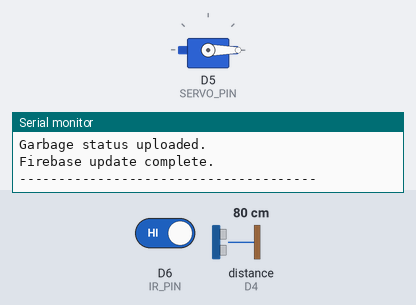
A sketch run on a simulated ESP8266 (NodeMCU). Parts: servo, the last lines printed to the serial monitor. Wiring (inferred from the names in the program): ultrasonic range finder: trigger D3; echo D4. Inputs (shaded band) come from the test bench; at power-on: D6 (IR_PIN) HIGH, distance to the obstacle (sensor on D4) 80 cm. The echo pulse lasts 58.3 µs per cm; WiFi joins after 1.5 s; servers stay silent unless stated.

Above: at 6.6 s.
6.7 s: D6 (IR_PIN) driven LOW
At 7.0 s:
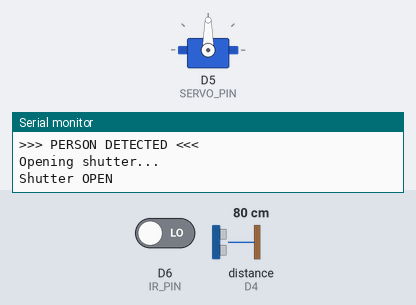
8.2 s: distance to the obstacle (sensor on D4) set to 7 cm
11.2 s: distance to the obstacle (sensor on D4) set to 4 cm
At 13.9 s:
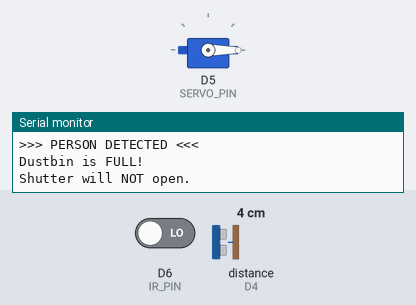
14.2 s: distance to the obstacle (sensor on D4) set to 9 cm
At 15.4 s:
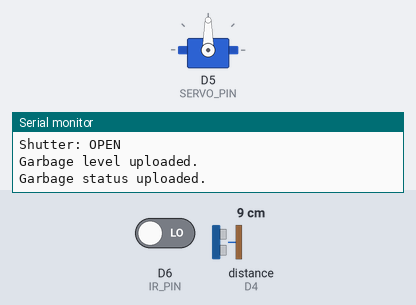
15.7 s: D6 (IR_PIN) driven HIGH
At 17.8 s:
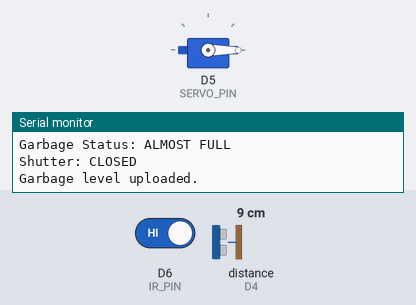
Timing chart, 0 to 19.3 s (numbered marks = the images above; inputs shaded):
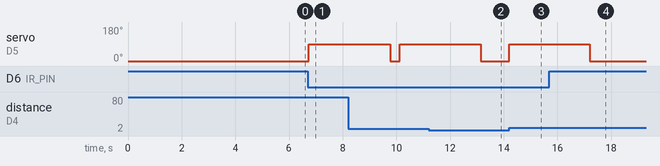

Measured:
- the behaviour switches between 6 and 5 cm on distance to the obstacle (sensor on D4) (found by bisection; images 1 and 2)
- after the input at 6.7 s, servo on D5 (SERVO_PIN): 0° → 90° at once
- after the input at 11.2 s, servo on D5 (SERVO_PIN): goes on until 13.2 s, then stays 0°
- after the input at 14.2 s, servo on D5 (SERVO_PIN): 0° → 90° at once
- after the input at 15.7 s, servo on D5 (SERVO_PIN): goes on until 17.2 s, then stays 0°

The sketch:

Smart_dustbin.ino
```cpp
#include <ESP8266WiFi.h>
#include <Firebase_ESP_Client.h>
#include <Servo.h>

// =====================================================
//                    WIFI
// =====================================================

#define WIFI_SSID       "SVERI_TP"
#define WIFI_PASSWORD   "12121212"

// =====================================================
//                  FIREBASE
// =====================================================

#define API_KEY         "AIzaSyAOTi9nXQsYf66SamsRT1AfqQhkIhwTfU0"

#define DATABASE_URL    "https://smart-dustbin-b3e9f-default-rtdb.firebaseio.com/"

// =====================================================
//                 FIREBASE OBJECTS
// =====================================================

FirebaseData fbdo;
FirebaseAuth auth;
FirebaseConfig config;

// =====================================================
//                    PINS
// =====================================================

#define TRIG_PIN    D3
#define ECHO_PIN    D4
#define SERVO_PIN   D5
#define IR_PIN      D6

// =====================================================
//              DUSTBIN CALIBRATION
// =====================================================

const float EMPTY_DISTANCE = 22.0;
const float FULL_DISTANCE  = 4.0;

// =====================================================
//                  SERVO ANGLES
// =====================================================

const int SERVO_CLOSED = 0;
const int SERVO_OPEN   = 90;

// =====================================================
//                SHUTTER TIMING
// =====================================================

const unsigned long SHUTTER_OPEN_TIME = 3000;

// =====================================================
//                FIREBASE UPDATE
// =====================================================

const unsigned long UPDATE_INTERVAL = 3000;

// =====================================================
//                  VARIABLES
// =====================================================

float distanceCM = 0;
float garbageLevel = 0;

bool shutterOpen = false;

unsigned long shutterOpenedAt = 0;
unsigned long lastFirebaseUpdate = 0;

// =====================================================
//                    SERVO
// =====================================================

Servo dustbinServo;

// =====================================================
//                    SETUP
// =====================================================

void setup() {

  Serial.begin(115200);

  delay(1000);

  Serial.println();
  Serial.println("======================================");
  Serial.println("       SMART DUSTBIN ESP8266");
  Serial.println("======================================");

  // ---------------------------------------------------
  // Ultrasonic
  // ---------------------------------------------------

  pinMode(TRIG_PIN, OUTPUT);
  pinMode(ECHO_PIN, INPUT);

  digitalWrite(TRIG_PIN, LOW);

  // ---------------------------------------------------
  // IR SENSOR
  // ---------------------------------------------------

  pinMode(IR_PIN, INPUT);

  // ---------------------------------------------------
  // Servo
  // ---------------------------------------------------

  dustbinServo.attach(SERVO_PIN);

  dustbinServo.write(SERVO_CLOSED);

  Serial.println("Servo initialized.");
  Serial.println("Shutter: CLOSED");

  // ---------------------------------------------------
  // WiFi
  // ---------------------------------------------------

  WiFi.mode(WIFI_STA);

  WiFi.begin(WIFI_SSID, WIFI_PASSWORD);

  Serial.print("Connecting to WiFi");

  while (WiFi.status() != WL_CONNECTED) {

    delay(500);

    Serial.print(".");
  }

  Serial.println();

  Serial.println("WiFi Connected!");

  Serial.print("IP Address: ");
  Serial.println(WiFi.localIP());

  Serial.print("Signal Strength: ");
  Serial.print(WiFi.RSSI());
  Serial.println(" dBm");

  // ---------------------------------------------------
  // Firebase
  // ---------------------------------------------------

  config.api_key = API_KEY;

  config.database_url = DATABASE_URL;

  Serial.println();
  Serial.println("Starting Firebase...");

  // Anonymous authentication

  if (Firebase.signUp(&config, &auth, "", "")) {

    Serial.println("Firebase signup successful!");

  }
  else {

    Serial.println("Firebase signup failed!");

    Serial.print("Error: ");

    Serial.println(
      config.signer.signupError.message.c_str()
    );
  }

  // IMPORTANT FOR ESP8266 SSL

  fbdo.setBSSLBufferSize(4096, 1024);

  Firebase.reconnectNetwork(true);

  Firebase.begin(&config, &auth);

  Serial.println("Firebase initialized.");

  delay(2000);

  // Initial Firebase update

  updateFirebase();

  Serial.println();
  Serial.println("Smart Dustbin is running...");
}

// =====================================================
//                     LOOP
// =====================================================

void loop() {

  // ---------------------------------------------------
  // WiFi reconnection
  // ---------------------------------------------------

  if (WiFi.status() != WL_CONNECTED) {

    Serial.println("WiFi disconnected!");

    WiFi.reconnect();

    delay(1000);

    return;
  }

  // ---------------------------------------------------
  // Read garbage level
  // ---------------------------------------------------

  distanceCM = readDistance();

  if (distanceCM > 0) {

    garbageLevel = calculateGarbageLevel(distanceCM);
  }

  // ---------------------------------------------------
  // IR MOTION DETECTION
  // ---------------------------------------------------

  int irState = digitalRead(IR_PIN);

  // Most IR sensors are ACTIVE LOW

  if (irState == LOW) {

    Serial.println();
    Serial.println(">>> PERSON DETECTED <<<");

    // -------------------------------------------------
    // Check garbage level
    // -------------------------------------------------

    if (garbageLevel < 90) {

      if (!shutterOpen) {

        openShutter();
      }

    }
    else {

      Serial.println("Dustbin is FULL!");
      Serial.println("Shutter will NOT open.");

      updateShutterFirebase(
        "FULL - CLOSED",
        SERVO_CLOSED
      );
    }
  }

  // ---------------------------------------------------
  // Automatically close shutter
  // ---------------------------------------------------

  if (shutterOpen) {

    if (millis() - shutterOpenedAt >= SHUTTER_OPEN_TIME) {

      closeShutter();
    }
  }

  // ---------------------------------------------------
  // Firebase update
  // ---------------------------------------------------

  if (millis() - lastFirebaseUpdate >= UPDATE_INTERVAL) {

    lastFirebaseUpdate = millis();

    updateFirebase();
  }

  delay(50);
}

// =====================================================
//             READ ULTRASONIC DISTANCE
// =====================================================

float readDistance() {

  digitalWrite(TRIG_PIN, LOW);

  delayMicroseconds(3);

  digitalWrite(TRIG_PIN, HIGH);

  delayMicroseconds(10);

  digitalWrite(TRIG_PIN, LOW);

  unsigned long duration = pulseIn(
    ECHO_PIN,
    HIGH,
    30000
  );

  if (duration == 0) {

    Serial.println("Ultrasonic timeout!");

    return -1;
  }

  float distance = duration * 0.0343 / 2.0;

  return distance;
}

// =====================================================
//             CALCULATE GARBAGE LEVEL
// =====================================================

float calculateGarbageLevel(float distance) {

  if (distance <= FULL_DISTANCE) {

    return 100;
  }

  if (distance >= EMPTY_DISTANCE) {

    return 0;
  }

  float level =
    ((EMPTY_DISTANCE - distance) /
     (EMPTY_DISTANCE - FULL_DISTANCE))
    * 100.0;

  if (level < 0) {

    level = 0;
  }

  if (level > 100) {

    level = 100;
  }

  return level;
}

// =====================================================
//                  OPEN SHUTTER
// =====================================================

void openShutter() {

  Serial.println();
  Serial.println("Opening shutter...");

  dustbinServo.write(SERVO_OPEN);

  shutterOpen = true;

  shutterOpenedAt = millis();

  Serial.println("Shutter OPEN");

  updateShutterFirebase(
    "OPEN",
    SERVO_OPEN
  );
}

// =====================================================
//                  CLOSE SHUTTER
// =====================================================

void closeShutter() {

  Serial.println();
  Serial.println("Closing shutter...");

  dustbinServo.write(SERVO_CLOSED);

  shutterOpen = false;

  Serial.println("Shutter CLOSED");

  updateShutterFirebase(
    "CLOSED",
    SERVO_CLOSED
  );
}

// =====================================================
//            UPDATE SHUTTER FIREBASE
// =====================================================

void updateShutterFirebase(
  String status,
  int angle
) {

  if (!Firebase.ready()) {

    return;
  }

  Firebase.RTDB.setString(
    &fbdo,
    "/smart_dustbin/shutter/status",
    status
  );

  Firebase.RTDB.setInt(
    &fbdo,
    "/smart_dustbin/shutter/angle",
    angle
  );
}

// =====================================================
//              UPDATE FIREBASE
// =====================================================

void updateFirebase() {

  // ---------------------------------------------------
  // Check distance
  // ---------------------------------------------------

  if (distanceCM <= 0) {

    distanceCM = readDistance();

    if (distanceCM <= 0) {

      return;
    }

    garbageLevel =
      calculateGarbageLevel(distanceCM);
  }

  // ---------------------------------------------------
  // Determine garbage status
  // ---------------------------------------------------

  String garbageStatus;

  if (garbageLevel >= 90) {

    garbageStatus = "FULL";

  }
  else if (garbageLevel >= 70) {

    garbageStatus = "ALMOST FULL";

  }
  else {

    garbageStatus = "NORMAL";
  }

  // ---------------------------------------------------
  // Serial output
  // ---------------------------------------------------

  Serial.println();
  Serial.println("--------------------------------------");

  Serial.print("Distance: ");
  Serial.print(distanceCM);
  Serial.println(" cm");

  Serial.print("Garbage Level: ");
  Serial.print(garbageLevel);
  Serial.println("%");

  Serial.print("Garbage Status: ");
  Serial.println(garbageStatus);

  Serial.print("Shutter: ");

  if (shutterOpen) {

    Serial.println("OPEN");

  }
  else {

    Serial.println("CLOSED");
  }

  // ---------------------------------------------------
  // Firebase ready?
  // ---------------------------------------------------

  if (!Firebase.ready()) {

    Serial.println("Firebase not ready!");

    return;
  }

  // ---------------------------------------------------
  // Garbage level
  // ---------------------------------------------------

  if (Firebase.RTDB.setFloat(
        &fbdo,
        "/smart_dustbin/garbage/level",
        garbageLevel
      )) {

    Serial.println("Garbage level uploaded.");

  }
  else {

    Serial.print("Garbage level error: ");

    Serial.println(
      fbdo.errorReason()
    );
  }

  // ---------------------------------------------------
  // Garbage status
  // ---------------------------------------------------

  if (Firebase.RTDB.setString(
        &fbdo,
        "/smart_dustbin/garbage/status",
        garbageStatus
      )) {

    Serial.println("Garbage status uploaded.");

  }
  else {

    Serial.print("Garbage status error: ");

    Serial.println(
      fbdo.errorReason()
    );
  }

  // ---------------------------------------------------
  // Shutter
  // ---------------------------------------------------

  Firebase.RTDB.setString(
    &fbdo,
    "/smart_dustbin/shutter/status",
    shutterOpen ? "OPEN" : "CLOSED"
  );

  Firebase.RTDB.setInt(
    &fbdo,
    "/smart_dustbin/shutter/angle",
    shutterOpen
      ? SERVO_OPEN
      : SERVO_CLOSED
  );

  // ---------------------------------------------------
  // WiFi
  // ---------------------------------------------------

  Firebase.RTDB.setString(
    &fbdo,
    "/smart_dustbin/system/wifi",
    "Connected"
  );

  // ---------------------------------------------------
  // Last update
  // ---------------------------------------------------

  String updateTime =
    String(millis() / 1000) + " sec";

  Firebase.RTDB.setString(
    &fbdo,
    "/smart_dustbin/system/lastUpdate",
    updateTime
  );

  Serial.println("Firebase update complete.");

  Serial.println("--------------------------------------");
}
```
